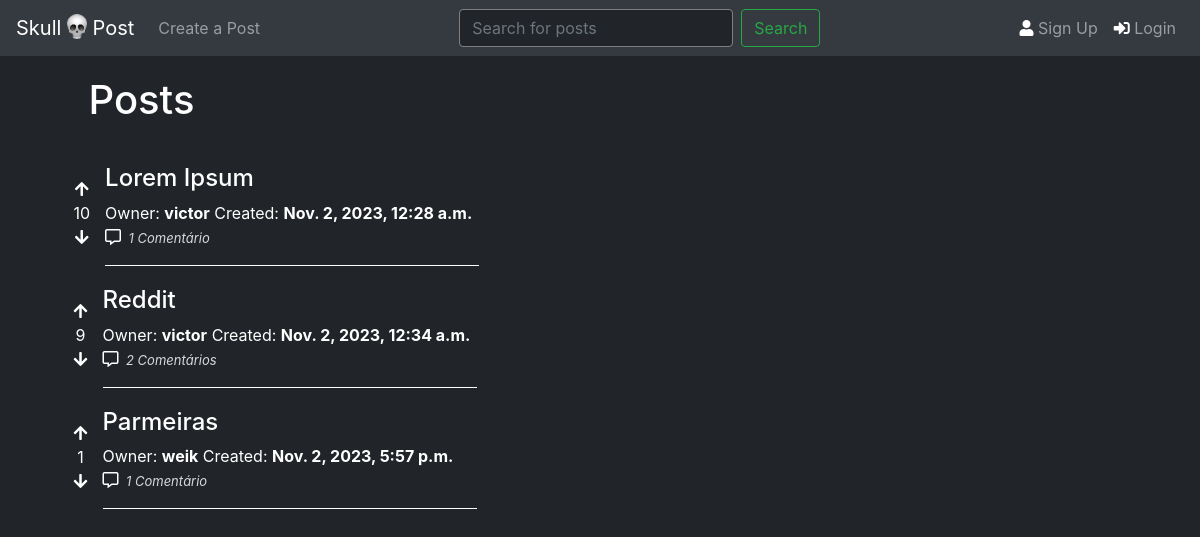
The page / on the database its author committed.
### blog/models.py (models this page shows, shortened)
class Post(models.Model):
    title = models.CharField(max_length=64, default="", blank=False)
    owner = models.ForeignKey(User, on_delete=models.CASCADE, blank=False, null=True, related_name="owned_posts")
    content = models.TextField()
    votes = models.IntegerField(default=0)
    date_published = models.DateTimeField(auto_now_add=True)

class User(AbstractUser):
    pass

class Comment(models.Model):
    user = models.ForeignKey(User, on_delete=models.CASCADE, blank=False, null=True, related_name="made_comments")
    post = models.ForeignKey(Post, on_delete=models.CASCADE, blank=False, null=True, related_name="comments")
    text = models.TextField()
    comment_date = models.DateTimeField(auto_now_add=True)

### blog/views.py (the view)
# urls.py: path("", views.index, name="index"),
def index(request):
    posts = Post.objects.all().order_by("-votes")
    return render(request, "blog/index.html", context={
        "posts": posts,
    })

### blog/templates/blog/index.html (shortened to what this page needs)
{% extends 'blog/layout.html' %}
{% block body %}
    <div class="container-fluid" style="width: 90%;">
        <h1 style="margin-bottom: 30px;">Posts</h1>
        {% for post in posts %}
            <div class="row align-items-center" style="margin-bottom: 10px;">
                <div class="col-1-sm text-center" style="margin-top: 7px;">
                    <div>
                        <a href="{% url 'post_vote' post.pk 'up_vote' %}"><span class="fas fa-arrow-up vote-up"></span></a>
                        <span>{{post.votes}}</span>
                        <a href="{% url 'post_vote' post.pk 'down_vote' %}"><span class="fas fa-arrow-down vote-down"></span></a>
                    </div>
                </div>
                <div class="col-11">
                    <a href="{% url 'post_page' post.pk %}">
                        <div style="padding-top: 10px; border-bottom: 1px solid white; width: 40%;">
                            <h4>{{post.title}}</h4>
                            <p>
                                Owner: <strong>{{post.owner}}</strong>
                                Created: <strong>{{post.date_published}}</strong> <br>
                                <span class="far fa-comment-alt" style="margin-right: 3px;"></span>
                                {% if post.comments.all|length == 1 %}
                                    <i style="font-size: 13px; color: #d7dadc;">{{post.comments.all|length}} Comentário</i>
                                {% else %}
                                    <i style="font-size: 13px; color: #d7dadc;">{{post.comments.all|length}} Comentários</i>
                                {% endif %}
                            </p>
                        </div>
                    </a>
                </div>
            </div>
        {% endfor %}
    </div>
{% endblock %}

### blog/static/blog/styles.css (style rules this page uses)
body { background-color: #212529; }
label, h1, h2, h3, h4, p, span { color: white; }
a span { transition: all 0.3s linear; }

### rows shown on the page
Post: votes "10", title "Lorem Ipsum", owner "victor", date_published "Nov. 2, 2023, 12:28 a.m.", comments.all|length "1"
Post: votes "9", title "Reddit", owner "victor", date_published "Nov. 2, 2023, 12:34 a.m.", comments.all|length "2"
Post: votes "1", title "Parmeiras", owner "weik", date_published "Nov. 2, 2023, 5:57 p.m.", comments.all|length "1"
